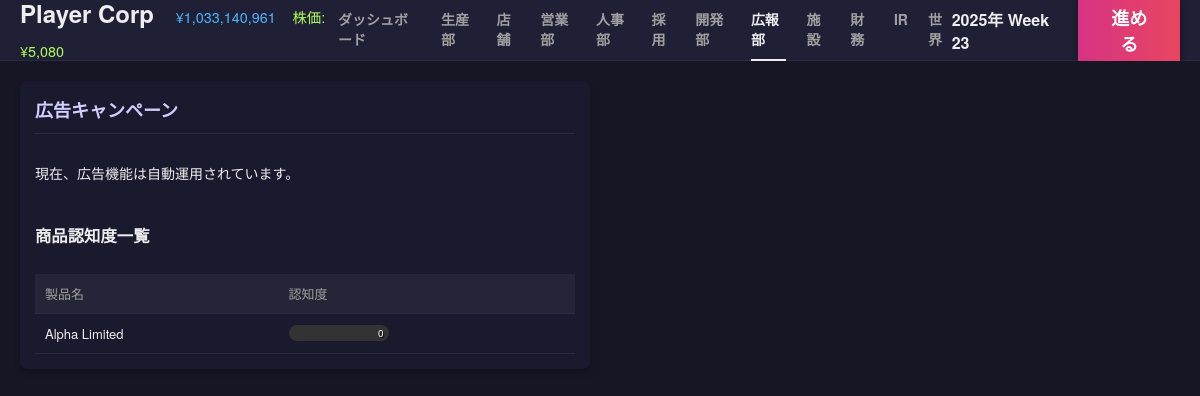
The page /pr on the database as committed earlier.
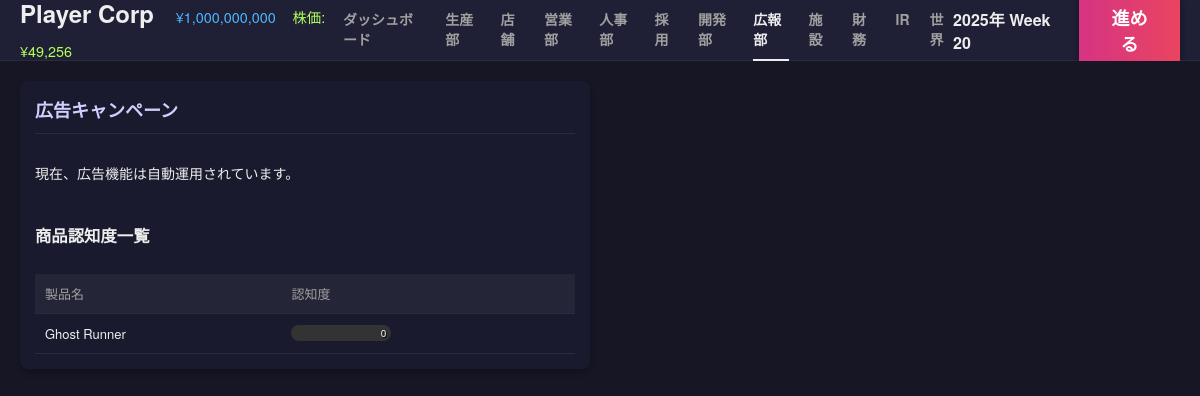
The same page on the database as committed later.
### tables this page shows
CREATE TABLE companies (
            id INTEGER PRIMARY KEY AUTOINCREMENT,
            name TEXT,
            type TEXT, -- 'player', 'npc_maker', 'npc_retail', 'system_supplier'
            funds INTEGER,
            brand_power REAL DEFAULT 0,
            industry TEXT DEFAULT 'automotive',
            credit_rating INTEGER DEFAULT 50,
            dev_knowhow REAL DEFAULT 0,
            borrowing_limit INTEGER DEFAULT 0,
            is_active BOOLEAN DEFAULT 1,
            -- Supplier Traits
            trait_material_score REAL DEFAULT 3.0,
            trait_cost_multiplier REAL DEFAULT 1.0,
            part_category TEXT, -- 'engine', 'body', etc. for system_supplier
            
            -- Stock info
            listing_status TEXT DEFAULT 'private', -- 'private', 'public'
            stock_price INTEGER DEFAULT 50000,
            outstanding_shares INTEGER DEFAULT 20000,
            market_cap INTEGER DEFAULT 1000000000
        );

CREATE TABLE product_designs (
            id INTEGER PRIMARY KEY AUTOINCREMENT,
            company_id INTEGER,
            name TEXT,
            material_score REAL,
            concept_score REAL,
            production_efficiency REAL,
            base_price INTEGER,
            sales_price INTEGER,
            status TEXT, -- 'developing', 'completed', 'obsolete'
            strategy TEXT, -- 開発方針
            developed_week INTEGER,
            parts_config TEXT, -- JSON: {part_key: {supplier_id, score, cost}}
            awareness REAL DEFAULT 0,
            FOREIGN KEY(company_id) REFERENCES companies(id)
        );

### app.py (the view)
@app.route('/pr')
def pr():
    player = get_player_company()
    products = db.fetch_all("SELECT * FROM product_designs WHERE company_id = ? AND status = 'completed'", (player['id'],))
    return render_template('pr.html', products=products)

### app.py (called while the page is built)
def get_player_company():
    res = db.fetch_one("SELECT * FROM companies WHERE type = 'player' LIMIT 1")
    return res

@app.context_processor
def inject_common_data():
    player = get_player_company()
    game_state = db.fetch_one("SELECT * FROM game_state")
    current_week = game_state['week'] if game_state else 0
    year = 2025 + (current_week - 1) // 52
    week_of_year = (current_week - 1) % 52 + 1
    date_str = f"{year}年 Week {week_of_year}"
    header_caps = None
    if player:
        header_caps = sim.calculate_capabilities(player['id'])
    return dict(
        player=player,
        current_week=current_week,
        date_str=date_str,
        active_page=request.endpoint,
        header_caps=header_caps,
        npc_scale=gb.NPC_SCALE_FACTOR
    )

### database.py (called while the page is built)
    def get_connection(self):
        if hasattr(self._local, 'connection') and self._local.connection:
            return self._local.connection, False  # (conn, should_close)
        conn = sqlite3.connect(self.db_path)
        conn.row_factory = sqlite3.Row
        return conn, True

    def fetch_one(self, query, params=()):
        return self._execute(query, params, fetch_mode='one')

### templates/pr.html (shortened to what this page needs)
{% extends "base.html" %}
{% block content %}
<div class="dashboard-grid">
    <div class="card card-large">
        <div class="card-header">
            <h2>広告キャンペーン</h2>
        </div>
        <div class="card-body">
            <p>現在、広告機能は自動運用されています。</p>
            <h3>商品認知度一覧</h3>
            <table class="data-table">
                <thead>
                    <tr>
                        <th>製品名</th>
                        <th>認知度</th>
                    </tr>
                </thead>
                <tbody>
                    {% for p in products %}
                    <tr>
                        <td>{{ p.name }}</td>
                        <td>
                            <div class="bar-container">
                                <span class="bar-text">{{ p.awareness|int }}</span>
                            </div>
                        </td>
                    </tr>
                    {% endfor %}
                </tbody>
            </table>
        </div>
    </div>
</div>
{% endblock %}

### templates/base.html (shortened to what this page needs)
<!DOCTYPE html>
<html lang="ja">
<head>
    <link rel="stylesheet" href="{{ url_for('static', filename='css/style.css') }}">
</head>
<body>
    <div class="app-container">
        <header class="top-bar">
            <div class="logo-area tooltip-container">
                <h1>
                    {% if player %}
                    <span style="font-size: 0.6em; color: #4db8ff; margin-left: 15px; font-weight: normal;">¥{{ "{:,}".format(player.funds|int) }}</span>
                    {% if player.stock_price %}
                    <span style="font-size: 0.6em; color: #b2ff59; margin-left: 10px; font-weight: normal;">株価: ¥{{ "{:,}".format(player.stock_price) }}</span>
                    {% endif %}
                    {% endif %}
                </h1>
            </div>
            <nav class="top-nav">
                <a href="{{ url_for('dashboard') }}" class="{{ 'active' if active_page == 'dashboard' else '' }}">ダッシュボード</a>
                <a href="{{ url_for('production') }}" class="{{ 'active' if active_page == 'production' else '' }}">生産部</a>
                <a href="{{ url_for('store') }}" class="{{ 'active' if active_page == 'store' else '' }}">店舗</a>
                <a href="{{ url_for('sales') }}" class="{{ 'active' if active_page == 'sales' else '' }}">営業部</a>
                <a href="{{ url_for('hr') }}" class="{{ 'active' if active_page == 'hr' else '' }}">人事部</a>
                <a href="{{ url_for('hire_page') }}" class="{{ 'active' if active_page == 'hire_page' else '' }}">採用</a>
                <a href="{{ url_for('dev') }}" class="{{ 'active' if active_page == 'dev' else '' }}">開発部</a>
                <a href="{{ url_for('pr') }}" class="{{ 'active' if active_page == 'pr' else '' }}">広報部</a>
                <a href="{{ url_for('facility') }}" class="{{ 'active' if active_page == 'facility' else '' }}">施設</a>
                <a href="{{ url_for('finance') }}" class="{{ 'active' if active_page == 'finance' else '' }}">財務</a>
                <a href="{{ url_for('ir') }}" class="{{ 'active' if active_page == 'ir' else '' }}">IR</a>
                <a href="{{ url_for('world') }}" class="{{ 'active' if active_page == 'world' else '' }}">世界</a>
            </nav>
            <div class="action-area">
                <div class="date-display">{{ date_str }}</div>
                <form action="{{ url_for('next_week') }}" method="post">
                    <button type="submit" class="btn-next-week">進める</button>
                </form>
            </div>
        </header>
        <main class="main-content">
            {% block content %}{% endblock %}
        </main>
    </div>
</body>
</html>

Rows that differ between the two databases and show on the page:
changed companies: funds "1,033,140,961" → "1,000,000,000"; stock_price "5,080" → "49,256"
changed product_designs: name "Alpha Limited" → "Ghost Runner"
Other text that changed with them:
{{ date_str }}: "2025年 Week 23" → "2025年 Week 20"
